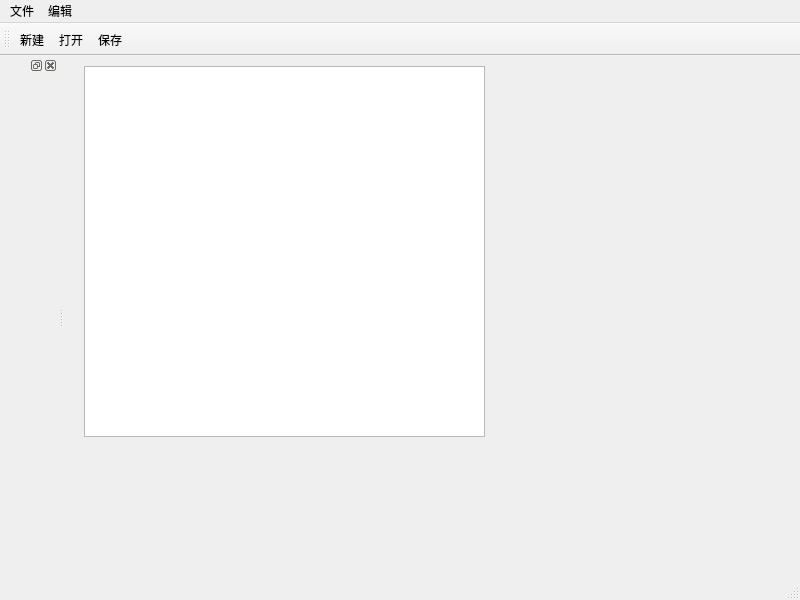
<?xml version="1.0" encoding="UTF-8"?>
<ui version="4.0">
 <class>MainWindow</class>
 <widget class="QMainWindow" name="MainWindow">
  <property name="geometry">
   <rect>
    <x>0</x>
    <y>0</y>
    <width>800</width>
    <height>600</height>
   </rect>
  </property>
  <property name="windowTitle">
   <string>MainWindow</string>
  </property>
  <widget class="QWidget" name="centralwidget">
   <widget class="QTextEdit" name="textEdit">
    <property name="geometry">
     <rect>
      <x>20</x>
      <y>10</y>
      <width>401</width>
      <height>371</height>
     </rect>
    </property>
   </widget>
  </widget>
  <widget class="QMenuBar" name="menubar">
   <property name="geometry">
    <rect>
     <x>0</x>
     <y>0</y>
     <width>800</width>
     <height>22</height>
    </rect>
   </property>
   <widget class="QMenu" name="menu">
    <property name="title">
     <string>文件</string>
    </property>
    <addaction name="actionnew"/>
    <addaction name="separator"/>
    <addaction name="actionopen"/>
    <addaction name="separator"/>
    <addaction name="actionsave"/>
    <addaction name="separator"/>
   </widget>
   <widget class="QMenu" name="menu_2">
    <property name="title">
     <string>编辑</string>
    </property>
   </widget>
   <addaction name="menu"/>
   <addaction name="menu_2"/>
  </widget>
  <widget class="QStatusBar" name="statusbar"/>
  <widget class="QToolBar" name="toolBar">
   <property name="windowTitle">
    <string>toolBar</string>
   </property>
   <attribute name="toolBarArea">
    <enum>TopToolBarArea</enum>
   </attribute>
   <attribute name="toolBarBreak">
    <bool>false</bool>
   </attribute>
   <addaction name="actionnew"/>
   <addaction name="actionopen"/>
   <addaction name="actionsave"/>
  </widget>
  <widget class="QDockWidget" name="dockWidget">
   <property name="floating">
    <bool>true</bool>
   </property>
   <property name="allowedAreas">
    <set>Qt::BottomDockWidgetArea|Qt::TopDockWidgetArea</set>
   </property>
   <attribute name="dockWidgetArea">
    <number>1</number>
   </attribute>
   <widget class="QWidget" name="dockWidgetContents"/>
  </widget>
  <action name="actionnew">
   <property name="text">
    <string>新建</string>
   </property>
  </action>
  <action name="actionopen">
   <property name="text">
    <string>打开</string>
   </property>
  </action>
  <action name="actionsave">
   <property name="text">
    <string>保存</string>
   </property>
  </action>
 </widget>
 <resources/>
 <connections/>
</ui>
